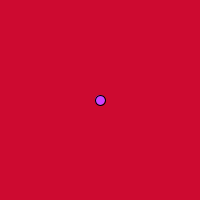
Frame 1 (no input)
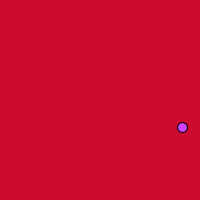
Frame 60 (the mouse pressed at the canvas centre just before this capture)
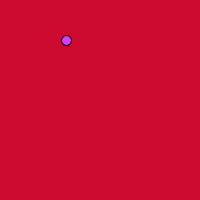
Frame 120 (the mouse held since frame 60 and released just before this capture)

The Processing sketch that drew these frames (run headless with seeded random() and noise(); from frame 60 on, the mouse is pressed at the canvas centre):

// Processing sketch: processing_96199
// ── processing_96199.pde

color bg = color(205,10,48);
color fg = color(206,67,255);
 
int radius = 10;
int balls=1000;
float x, y, vx, vy ;
void setup()
{
  size(200, 200);
  x = width/2;
  y = height/2;
  
 
  float a = random(TWO_PI);
  vx = cos(a)*8;
  vy = sin(a)*5;
}
 
void draw()
{
  background(bg);
  fill(fg);
  ellipse(x, y, radius, radius);
  move();
  collide();
}
 
void move()
{
  float dt = 1;
  x += vx*dt;
  y += vy*dt;
}
 
void collide()
{
  if ( x<0 || x>width ) vx = -vx;
  if ( y<0 || y>height ) vy = -vy;
}
